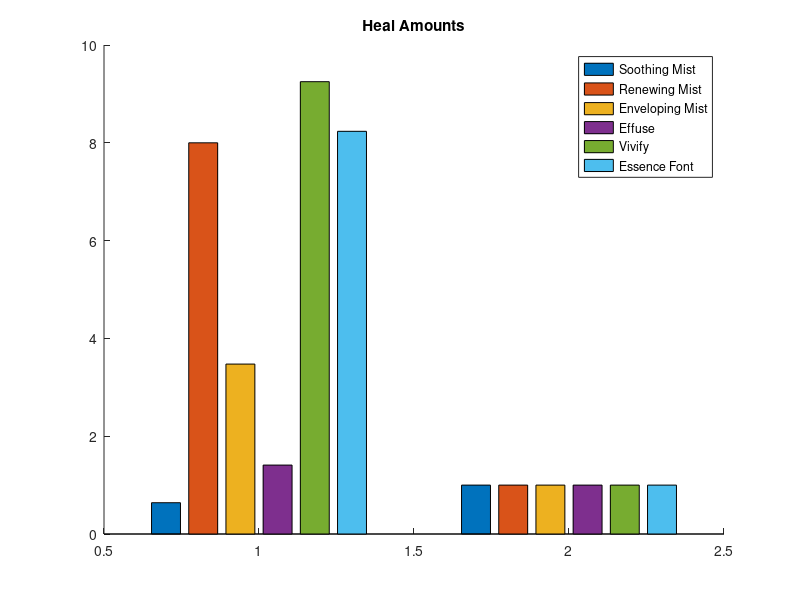
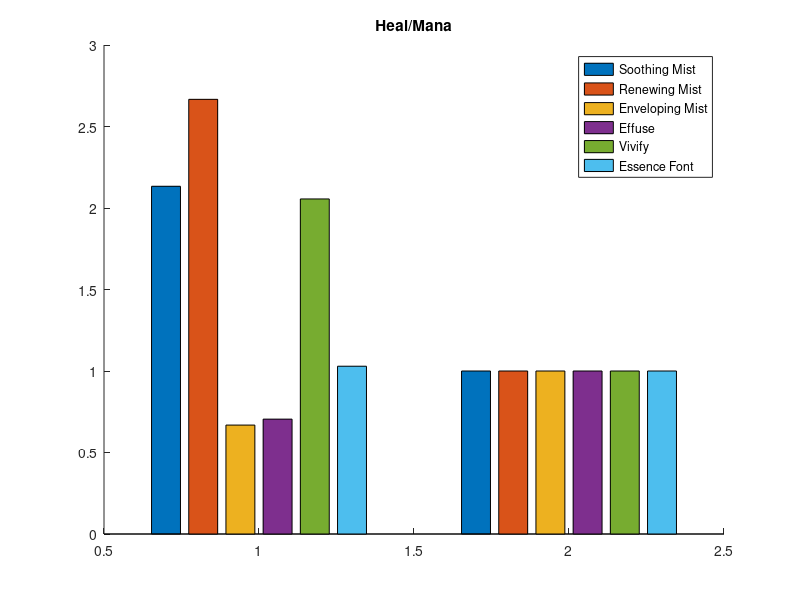
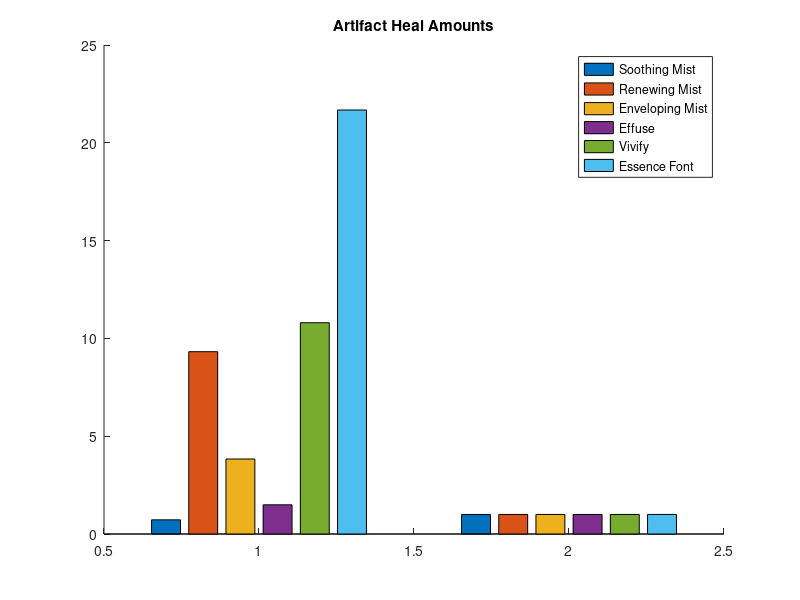
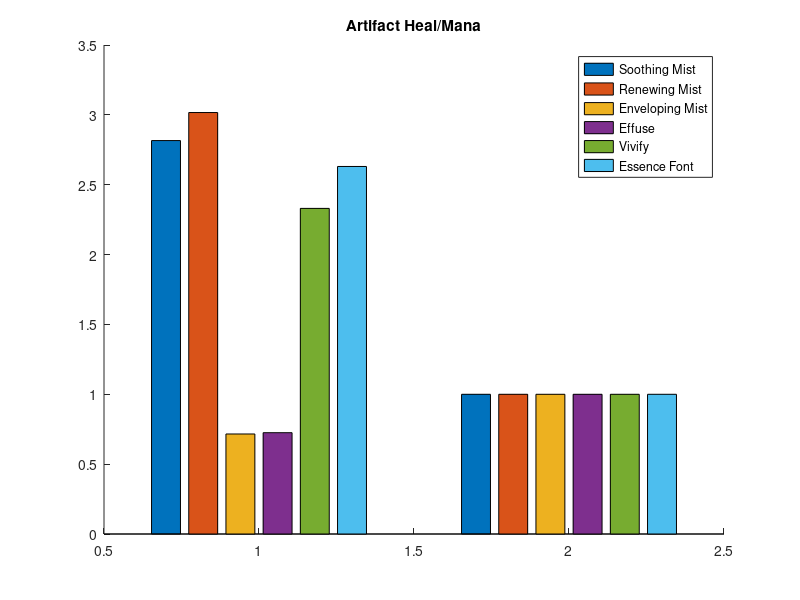

The MATLAB source for these figures, in order:
%%   Mistweaver Spells
%       Kecub - Sargeras

%       [Spell Name]H --> heal amount
%       simply !total! heal amount spell does

%       [Spell Name]HpS --> heal amount / cast time
%        heal for spell based on cast time... not as accurate for HoTs

%        [Spell Name]HpT --> heal amount / time
%         heal for the time it takes to be fully completed
%        good to compare hots(Hpt) to heals(HpS)

%        [Spell Name]HpM --> heal amount / Mana cost
%        efficiency means
%        how much heal for 1 mana

%         [Spell Name]HpTA --> Healing / Time with cast time

close all; clear; clc;
%%  Stats

SpellPower = 1
SP = SpellPower;
Mana = 100 
GCD = 1.5;  %sec -- GCD

% t(1) = 6; %sec -- baseline for 2 spells
% %EnvelopingMist & EssenceFont
% 
% t(2) = 20; %sec
% %RenewingMist
% 
% t(3) = 10/(0.5); %sec -- heals every .5 seconds
% %Soothing -- Infinite time, but will set to 10 sec to test

%   Mastery
Mastery = 1.00;    %   100%
GustofMists = SpellPower * Mastery;
%   Mastery

%%      Spells


%%      Effuse

EffuseH = 0.4095*SpellPower + GustofMists;
%       40.95% Spell Power

EffuseHpS = (EffuseH / GCD);

EffuseHpM = (EffuseH / (0.02*Mana));
%       2% Mana

EffuseHpMpT = EffuseHpM / GCD;


%       Artifact Increase -- 10% increase
        EffuseArt = (0.4095*SpellPower)*1.1 + GustofMists;
        
        EffuseArtHpS = (EffuseArt / GCD);
        
        EffuseArtHpM = (EffuseArt / (0.02*Mana));
        %       2% Mana

%%      EnvelopingMist

EnvelopingMistH = 2.475*SpellPower + GustofMists;
%       247.5% Spell Power

EnvelopingMistHpS= EnvelopingMistH / 6;

EnvelopingMistHpM = (EnvelopingMistH / (0.052*Mana));
%       5.2% Mana
EnvelopingMistHpMpS = EnvelopingMistHpM / 6;


%       Artifact Increase -- 10% increase
        EnvelopingMistArt = (2.475*SpellPower)*1.1 + GustofMists;
        
        EnvelopingMistArtHpS = EnvelopingMistArt / 6;
        
        EnvelopingMistArtHpM = (EnvelopingMistArt / (0.052*Mana));
        %       



%%      EssenceFont

EssenceFontH = (((0.3375*SpellPower) + (0.12*SpellPower))*(3))*(6); 
%       1.46% spell power -- 3 ticks -- up to 18 allies
EssenceFontDung = (((1.10*SpellPower) * 5)*3) + ((0.36*SpellPower)*5);
%       5 Targets -- Assuming HoT only gets 5 applications instead of 15

EssenceFontHpS = EssenceFontH / 3;  
%       over 3 second channel
EssenceFontDungHpS = EssenceFontDung / 3;
%       over 3 Second Channel

EssenceFontHpM = (EssenceFontH / (0.08*Mana));      
%       8% base mana
EssenceFontHpMpS = EssenceFontHpM / 3;


%      Artifact Increase -- 15% increase
        EssenceFontArt = EssenceFontH * 1.15;

        EssenceFontArtDung = EssenceFontDung * 1.15;
        
        EssenceFontArtHpS = EssenceFontArt / 3;
        EssenceFontArtDungHpS = EssenceFontArtDung / 3;
        
        EssenceFontArtHpM = (EssenceFontArt / (0.08*Mana));
        EssenceFontArtDungHpM = (EssenceFontArtDung / (0.08*Mana));
        %       8% Mana



%%      RenewingMist

RenewingMistH = 7.00*SpellPower + GustofMists;         
%       700% Spellpower

RenewingMistHpS = RenewingMistH / 20;
%       over 20 seconds

RenewingMistHpM = (RenewingMistH / (0.03*Mana));   
%   3% base mana
RenewingMistHpMpT = RenewingMistHpM / 20;


%       Artifact Increase -- 3 Extra Seconds
        RenewingMistArt = 7.00*SpellPower + (3*(7.00/20)) + GustofMists;
        
        RenewingMistArtHpS = RenewingMistArt / 23;
        
        RenewingMistArtHpM = (RenewingMistArt / (0.03*Mana));
        %       3% Base Mana



%%      SoothingMist

SoothingMistH = 0.64*SpellPower;     
%       64% Spellpower

SoothingMistHpS = SoothingMistH / (GCD / 3);

SoothingMistHpM = (SoothingMistH / (0.003*Mana)); 
%based on PvP talent


%       Artifact Increase -- 10% Increase
        SoothingMistArt = SoothingMistH*1.1;
        
        SoothingMistArtHpS = SoothingMistArt / (GCD / 3);
        
        SoothingMistArtHpM = SoothingMistArt / ((0.02*Mana)/8);
        %       Cost of 1 effuse every 8 seconds (renewing mist cooldown)
        


%%      Vivify

VivifyH1 = 2.75*SpellPower + GustofMists;      
%   275% Spellpower (single target)

VivifyH = 2.75*SpellPower*3 + GustofMists;
%Heals target & 2 additional allies

VivifyHUT = VivifyH * 1.4;      
%   Uplifting Trance Proc

VivifyHpS = (VivifyH / GCD);

VivifyHpM = (VivifyH / (0.045*Mana));  
%   4.5%    base mana

VivifyHpMpT = VivifyHpM / GCD;


%       Artifact Increase -- 15% Increase
        VivifyArt = ((2.75*SpellPower)*3)*1.15 + GustofMists;
        VivifyArtH1 = (2.75*SpellPower)*1.15 + GustofMists;
        
        VivifyArtHUT = VivifyArt * 1.4;
        %       Uplifting Trance Proc
        
        VivifyArtHpS = (VivifyArt / GCD);
        
        VivifyArtHpM = VivifyArt / (0.045*Mana);
        %       4.5% base Mana



%%      Graphs
% %   Heal totals
% figure
% hold on;
% title('Heal  |&|  Heal/Mana  |&|  Heal/Time')
% area1 = subplot(3,1,1)
% area2 = subplot(3,1,2);
% area3 = subplot(3,1,3);
% bar(area1, [EffuseH EnvelopingMistH RenewingMistH EssenceFontH VivifyH;])
% legend('Effuse', 'Enveloping Mist', 'Renewing Mist', 'Essence Font', 'Vivify')
% bar(area2,[EffuseHpM EnvelopingMistHpM RenewingMistHpM EssenceFontHpM VivifyHpM])
% 
% bar(area3,[EffuseHpS EnvelopingMistHoT RenewingMistHoT EssenceFontHoT VivifyHpS])
% %axis off
%hold off;

%%      Baseline Graphs

%   Heal Amount
figure
hold on;
bar([SoothingMistH, RenewingMistH, EnvelopingMistH, EffuseH, VivifyH, EssenceFontH; SP, SP, SP, SP, SP, SP])
legend('Soothing Mist', 'Renewing Mist', 'Enveloping Mist', 'Effuse', 'Vivify', 'Essence Font')
title('Heal Amounts')
hold off;
%   Heal Amount


%   Heal / Mana
figure
hold on;
bar([SoothingMistHpM, RenewingMistHpM, EnvelopingMistHpM, EffuseHpM, VivifyHpM, EssenceFontHpM; SP, SP, SP, SP, SP, SP])
legend('Soothing Mist', 'Renewing Mist', 'Enveloping Mist', 'Effuse', 'Vivify', 'Essence Font')
%axis off
title('Heal/Mana')
hold off;
%   Heal / Mana

% 
% %   Heal / Sec
% figure
% hold on;
% bar([SoothingMistHpS, RenewingMistHpS, EnvelopingMistHpS, EffuseHpS, VivifyHpS, EssenceFontHpS; SP, SP, SP, SP, SP, SP])
% legend('Soothing Mist', 'Renewing Mist', 'Enveloping Mist', 'Effuse', 'Vivify', 'Essence Font')
% %axis off
% title('Heal/Sec')
% hold off;
% %   Heal / Sec


%%      Artifact Graphs

%       Using EssenceFont Dungeon Healing because it's more often the case when healing

%   Heal Amount Artifact
figure
hold on;
bar([SoothingMistArt*1.03, RenewingMistArt*1.03, EnvelopingMistArt*1.03, EffuseArt*1.03, VivifyArt*1.03, EssenceFontArtDung*1.03; SP, SP, SP, SP, SP, SP])
legend('Soothing Mist', 'Renewing Mist', 'Enveloping Mist', 'Effuse', 'Vivify', 'Essence Font')
title('Artifact Heal Amounts')
hold off;
%   Heal Amount Artifact


%   Heal / Mana
figure
hold on;
bar([SoothingMistArtHpM, RenewingMistArtHpM, EnvelopingMistArtHpM, EffuseArtHpM, VivifyArtHpM, EssenceFontArtDungHpM; SP, SP, SP, SP, SP, SP])
legend('Soothing Mist', 'Renewing Mist', 'Enveloping Mist', 'Effuse', 'Vivify', 'Essence Font')
%axis off
title('Artifact Heal/Mana')
hold off;
%   Heal / Mana


% %   Heal / Sec
% figure
% hold on;
% bar([SoothingMistArtHpS, RenewingMistArtHpS, EnvelopingMistArtHpS, EffuseArtHpS, VivifyArtHpS, EssenceFontArtDungHpS; SP, SP, SP, SP, SP, SP])
% legend('Soothing Mist', 'Renewing Mist', 'Enveloping Mist', 'Effuse', 'Vivify', 'Essence Font')
% %axis off
% title('Artifact Heal/Sec')
% hold off;
% %   Heal / Sec



%%      Plots

%   One Target Heal
figure
hold on;
x = (0:1:30);
y = (0:(GCD/3):30);
stairs(x*GCD,EffuseH*x,'r','LineWidth',2)
plot(x + GCD*(4/3),EnvelopingMistHpS*x,'y','LineWidth',2)
plot(x,RenewingMistHpS*x, 'g', 'LineWidth', 2)
stairs(y+GCD,SoothingMistHpS*y,'m','LineWidth',2)
stairs(x*GCD,VivifyH1*x,'c','LineWidth',2)

axis([0,30,0,60])
title('One Target Heal')
legend('Effuse','Enveloping Mist', 'Renewing Mist (one target)', 'Soothing Mist','Vivify')
xlabel('Seconds')
ylabel('Healing Amount')
hold off;
%   One Target Heal



%   Multiple Target Heal
figure
hold on;
x = (0:1:30);
y = (0:(GCD/3):30);
stairs(x*GCD,EffuseH*x,'r','LineWidth',2)
%plot(x + 2,EnvelopingMistHoT*x,'y','LineWidth',2)
%Envelop Part
h = 0;
for x = 1:30
    n = (fix((x+2) / 2)) - (fix(x / 6));
    h = h + EnvelopingMistHpS * n;
    Envelop(x) = h;
end;
x = (1:30);
plot((x-1) + GCD*(1+(1/3)),Envelop,'y','LineWidth',2)
%Envelop Part over
%Renew Part
h = 0;
for x = 1:30
    n = (fix((x+8) / 8)) - (fix(x / 20));
    h = h + RenewingMistHpS * n;
    Renew(x) = h;
end;
x = (1:30);
plot(x-1,Renew,'g','LineWidth',2)
%Renew Part over
x = (0:1:30);
stairs(y+GCD,SoothingMistHpS*y,'m','LineWidth',2)
stairs(x*GCD,VivifyH*x,'c','LineWidth',2)
plot(x,EssenceFontHpS*x,'b','LineWidth',2)
plot(x,EssenceFontDungHpS*x, 'k','LineWidth',2)

axis([0,30,0,100])
title('Max Target Heal')
legend('Effuse','Enveloping Mist', 'Renewing Mist', 'Soothing Mist','Vivify','Essence Font (6 Targets)','Essence Font (5 Targets)')
xlabel('Seconds')
ylabel('Healing Amount')
hold off;
%   Multiple Target Heal



%       Enveloping Mist + Soothing Mist

normalize = 0;
 %      ticks of (GCD / 3) = 0.5
i = 1;
EMSM = zeros(1,61);
while (i < 62)
        if (normalize < (GCD * (4/3)))
                EMSM(i) = 0;
        else
                if ((normalize == (GCD*(4/3))) || (normalize == (7 + (GCD*(4/3)))))
                        EMSM(i) = GustofMists;
                end;
                if (mod(normalize,(GCD/3)) == 0)
                        EMSM(i) = (SoothingMistArt * (1.4)) + EMSM(i-1);
                end;
                if (mod(normalize,(GCD*(4/3))) == 0)
                        EMSM(i) = EnvelopingMistArtHpS + EMSM(i-1);
                end;
                
        end;
        normalize = normalize + (GCD/3);
        i = i + 1;
end;
%       Enveloping Mist + Soothing Mist


%   One Target Heal Artifact


figure
hold on;
x = (0:1:30);
y = (0:(GCD/3):30);
stairs(x*GCD,EffuseArt*x,'r','LineWidth',2)
plot(x + GCD*(4/3),EnvelopingMistArtHpS*x,'y','LineWidth',2)
plot(x,RenewingMistArtHpS*x + GustofMists, 'g', 'LineWidth', 2)
stairs(y+GCD,SoothingMistArtHpS*y,'m','LineWidth',2)
stairs(x*GCD,VivifyArtH1*x,'c','LineWidth',2)
plot(y,EMSM,'b','LineWidth',2)

axis([0,30,0,60])
title('Single Target Artifact')
legend('Effuse','Enveloping Mist', 'Renewing Mist (one target)', 'Soothing Mist','Vivify', 'Envelop + Soothing')
xlabel('Seconds')
ylabel('Healing Amount')
hold off;
%   One Target Heal






%   Mana Usage Spam

%   Mana Usage Spam end

% figure
% hold on;
% y = (0:100);
% plot(y,EffuseHpM*y,'m','LineWidth',2)
% plot(y,EnvelopingMistHpM*y, 'y', 'LineWidth', 2)
% plot(y,EssenceFontHpM*y, 'b', 'LineWidth', 2)
% plot(y,RenewingMistHpM*y, 'g', 'LineWidth', 2)
% plot(y,SoothingMistHpM*y, 'c', 'LineWidth', 2)
% plot(y,VivifyHpM*y,'r','LineWidth',2)
% 
% axis([0,100,0,2000000])
% title('Healing Spells / Mana')
% legend('Effuse','Enveloping Mist','Essence Font', 'Renewing Mist (one target)', 'Soothing Mist (PvP)','Vivify')
% xlabel('Mana')
% ylabel('Healing Amount')
% hold off;